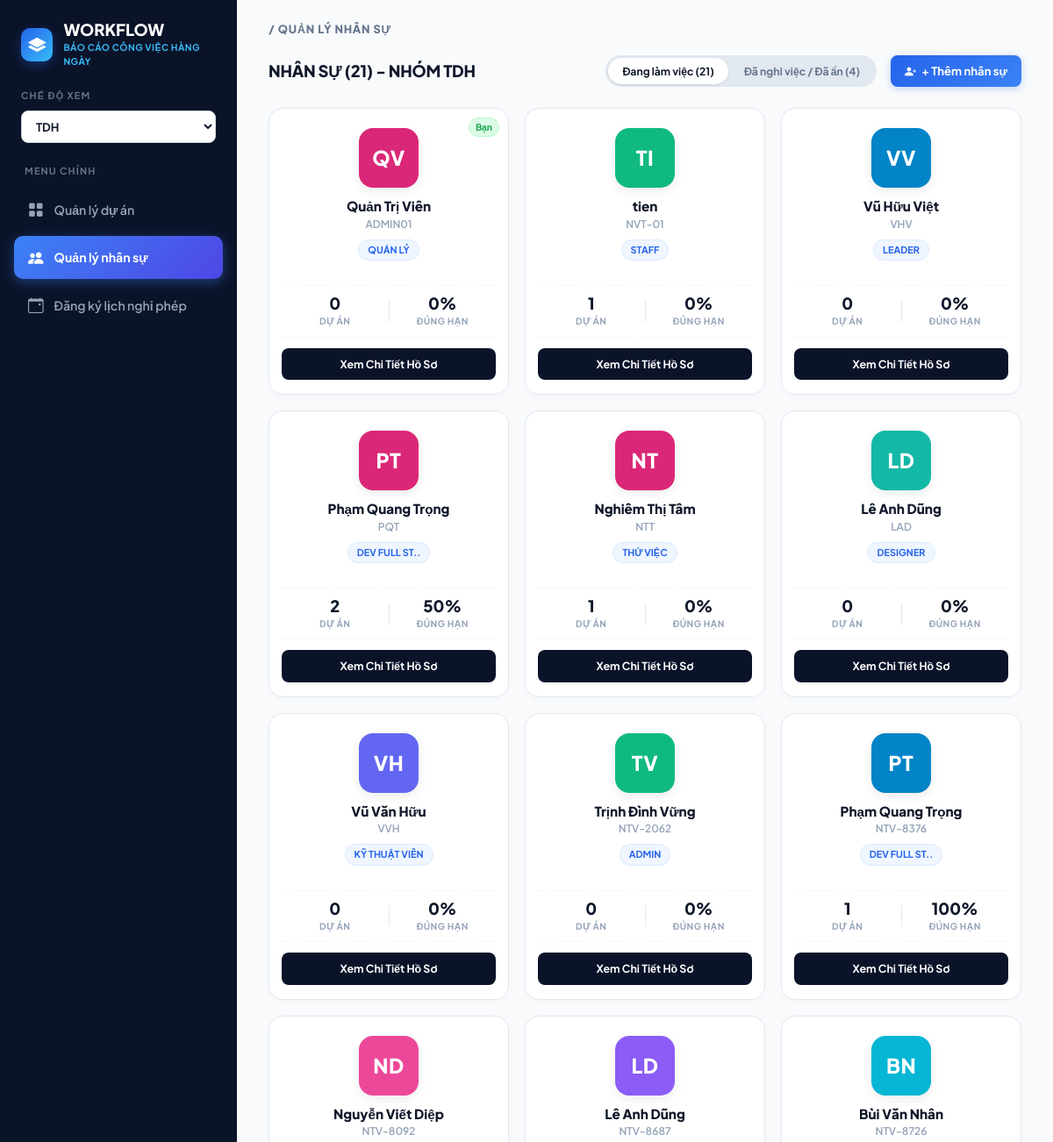
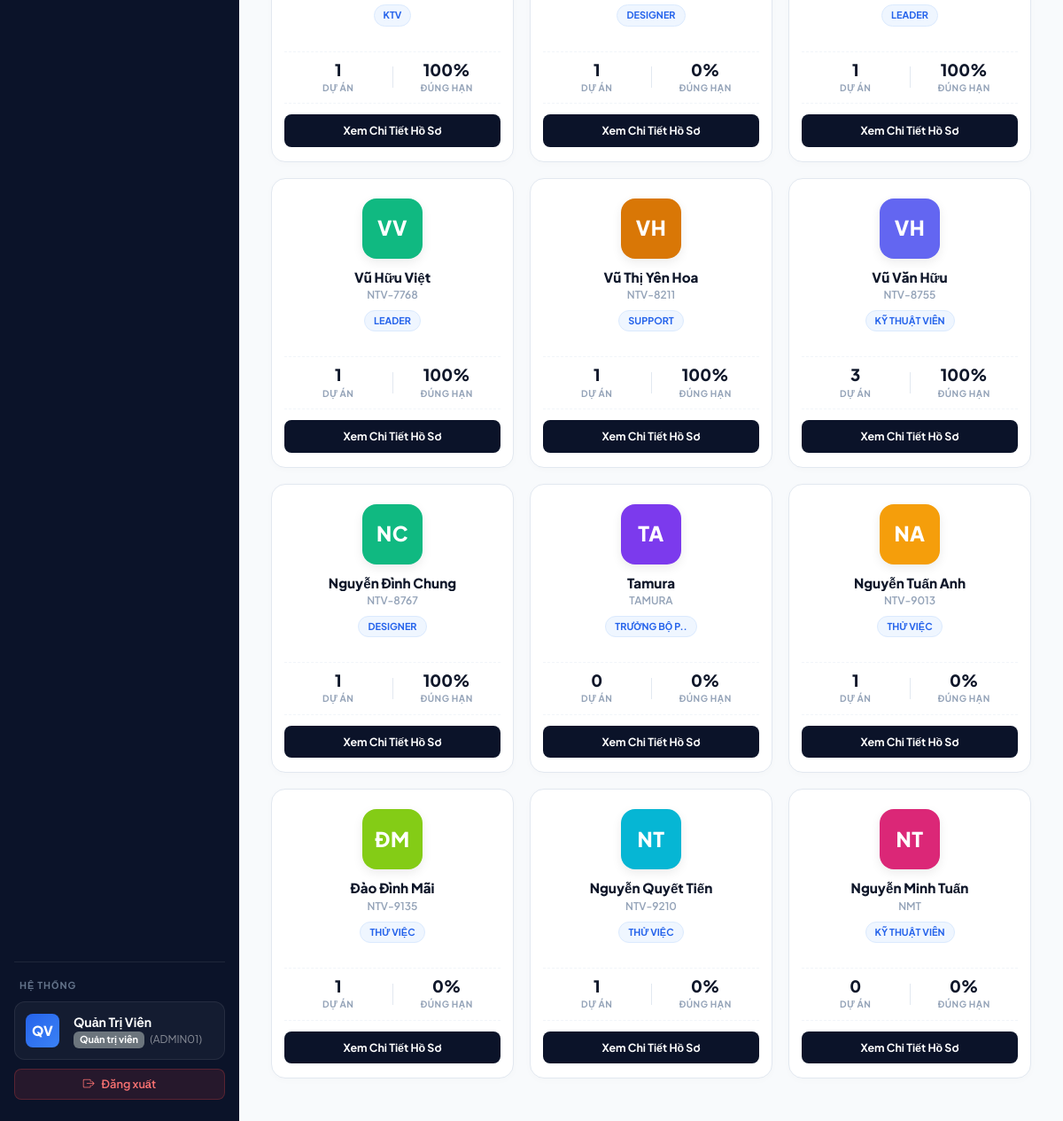
Page /admin/employees (signed in) on the committed database (2 pictures, top to bottom).
### app.py (models this page shows)
class Employee(db.Model):
    __tablename__ = 'employee'
    id = db.Column(db.Integer, primary_key=True)
    employee_code = db.Column(db.String(50), unique=True, nullable=False)
    full_name = db.Column(db.String(100), nullable=False)
    email = db.Column(db.String(100))
    phone = db.Column(db.String(20))
    emergency_phone = db.Column(db.String(50))
    position = db.Column(db.String(100))
    department = db.Column(db.String(50), nullable=False, default='TDH')  # 'TDH', 'A11A', 'LENS'
    role = db.Column(db.String(20), nullable=False, default='user')        # 'admin' hoặc 'user'
    password_hash = db.Column(db.String(200), nullable=False)
    start_date = db.Column(db.Date)
    status = db.Column(db.String(50), default='active')                    # 'active' hoặc 'inactive'

### app.py (the view, shortened to what this page needs)
@app.route('/admin/employees')
def admin_employees():
    if not session.get('employee_code'):
        return redirect(url_for('login'))
    current_user = Employee.query.filter_by(employee_code=session.get('employee_code')).first()
    if not current_user:
        session.clear()
        return redirect(url_for('login'))
    is_admin = (session.get('role') == 'admin')
    if is_admin:
        selected_dept = request.args.get('dept', 'TDH')
        if selected_dept not in ['TDH', 'A11A', 'LENS']:
            selected_dept = 'TDH'
    current_tab = request.args.get('tab', 'active')
    if current_tab not in ['active', 'inactive']:
        current_tab = 'active'
    all_dept_employees = Employee.query.filter_by(department=selected_dept).all()
    active_employees = []
    inactive_employees = []
    for emp in all_dept_employees:
        emp_tasks = Task.query.filter_by(employee_code=emp.employee_code).all()
        emp.total_tasks = len(emp_tasks)
        emp.completed_tasks = sum(1 for t in emp_tasks if t.status == 'Đã hoàn thành')
        emp.on_time_pct = round((emp.completed_tasks / emp.total_tasks * 100)) if emp.total_tasks > 0 else 0
        emp.initials = get_initials(emp.full_name)
        emp.avatar_color = get_avatar_color(emp.employee_code + emp.full_name)
        pos = (emp.position or '').strip()
        emp.position_short = (pos[:11] + '..') if len(pos) > 13 else pos
        emp.start_date_formatted = emp.start_date.strftime('%d/%m/%Y') if emp.start_date else 'Chưa cập nhật'
        if emp.status == 'inactive':
            inactive_employees.append(emp)
        else:
            active_employees.append(emp)
    admin_initials = get_initials(current_user.full_name)
    return render_template(
        'admin_employees.html',
        active_employees=active_employees,
        inactive_employees=inactive_employees,
        employees=active_employees,  # Tương thích ngược nếu còn biến cũ
        current_tab=current_tab,
        selected_dept=selected_dept,
        admin_initials=admin_initials,
        current_user=current_user,
        is_admin=is_admin,
        active_page='employees'
    )

### app.py (called while the page is built)
def get_avatar_color(text):
    if not text:
        return '#3b82f6'
    return AVATAR_COLORS[sum(ord(c) for c in str(text)) % len(AVATAR_COLORS)]

def get_initials(name):
    if not name:
        return 'NV'
    parts = name.strip().split()
    if len(parts) >= 2:
        return (parts[0][0] + parts[-1][0]).upper()
    return name[:2].upper()

### templates/admin_employees.html (shortened to what this page needs)
<!DOCTYPE html>
<html lang="vi">
<head>
    <link href="https://cdn.jsdelivr.net/npm/bootstrap@5.3.0/dist/css/bootstrap.min.css" rel="stylesheet">
    <link rel="stylesheet" href="https://cdn.jsdelivr.net/npm/bootstrap-icons@1.11.3/font/bootstrap-icons.min.css">
</head>
<body>
    {% if is_admin %}
        {% include 'sidebar_admin.html' %}
    {% else %}
        {% include 'sidebar_user.html' %}
    {% endif %}
    <main class="main-wrapper">
        <div class="breadcrumb-tag">/ QUẢN LÝ NHÂN SỰ</div>
        <div class="page-header-row">
            <h1 class="page-header-title" id="pageHeaderTitle">
                {% if current_tab == 'inactive' %}
                NHÂN SỰ ({{ inactive_employees|length }}) - NHÓM {{ selected_dept }}
                {% else %}
                NHÂN SỰ ({{ active_employees|length }}) - NHÓM {{ selected_dept }}
                {% endif %}
            </h1>
            <div class="d-flex align-items-center gap-3">
                <div class="filter-pills-group">
                    <button class="pill-tab {% if current_tab != 'inactive' %}active{% endif %}" id="tabActiveBtn" type="button" onclick="switchEmpTab('active')">
                        Đang làm việc ({{ active_employees|length }})
                    </button>
                    <button class="pill-tab {% if current_tab == 'inactive' %}active{% endif %}" id="tabInactiveBtn" type="button" onclick="switchEmpTab('inactive')">
                        Đã nghỉ việc / Đã ẩn ({{ inactive_employees|length }})
                    </button>
                </div>
                {% if is_admin %}
                <button type="button" class="btn-add-emp {% if current_tab == 'inactive' %}d-none{% endif %}" id="btnAddEmpHeader" data-bs-toggle="modal" data-bs-target="#addEmployeeModal">
                    <i class="bi bi-person-plus-fill"></i>
                    <span>+ Thêm nhân sự</span>
                </button>
                {% endif %}
            </div>
        </div>
        <div class="emp-grid" id="activeEmpGrid" {% if current_tab == 'inactive' %}style="display: none;"{% endif %}>
            {% for emp in active_employees %}
            <div class="emp-card">
                {% if emp.employee_code == current_user.employee_code %}
                <span class="badge-self">Bạn</span>
                {% endif %}
                <div class="emp-avatar-box" style="background-color: {{ emp.avatar_color }};">
                    {{ emp.initials }}
                </div>
                <div class="emp-name text-truncate" title="{{ emp.full_name }}">{{ emp.full_name }}</div>
                <div class="emp-code">{{ emp.employee_code }}</div>
                <div class="mb-3">
                    <span class="emp-pos-badge text-truncate" title="{{ emp.position or 'NHÂN VIÊN' }}">
                        {{ emp.position_short or 'NHÂN VIÊN' }}
                    </span>
                </div>
                <div class="emp-stats-row">
                    <div class="emp-stat-col">
                        <div class="stat-number">{{ emp.total_tasks }}</div>
                        <div class="stat-sub">DỰ ÁN</div>
                    </div>
                    <div class="emp-stat-col">
                        <div class="stat-number">{{ emp.on_time_pct }}%</div>
                        <div class="stat-sub">ĐÚNG HẠN</div>
                    </div>
                </div>
                <button type="button" class="btn-detail-profile"
                    onclick="viewProfile('{{ emp.id }}', '{{ emp.employee_code }}', '{{ emp.full_name }}', '{{ emp.email or '' }}', '{{ emp.phone or '' }}', '{{ emp.emergency_phone or '' }}', '{{ emp.position or '' }}', '{{ emp.department or '' }}', '{{ emp.role }}', '{{ emp.start_date.strftime('%Y-%m-%d') if emp.start_date else '' }}', '{{ emp.total_tasks }}', '{{ emp.on_time_pct }}', 'active')">
                    Xem Chi Tiết Hồ Sơ
                </button>
            </div>
            {% endfor %}
        </div>
    </main>
</body>
</html>
</body>
</html>

### templates/sidebar_admin.html (shortened to what this page needs)
<aside class="sidebar">
    <div>
        <div class="brand-box">
            <div class="brand-icon">
                <i class="bi bi-layers-fill"></i>
            </div>
            <div>
                <div class="brand-title">WORKFLOW</div>
                <div class="brand-subtitle">BÁO CÁO CÔNG VIỆC HÀNG NGÀY</div>
            </div>
        </div>
        <div class="mode-container">
            <div class="mode-label">CHẾ ĐỘ XEM</div>
            <select class="mode-select" id="adminDeptSelector" onchange="switchAdminDept(this.value)">
                <option value="TDH" {% if selected_dept == 'TDH' %}selected{% endif %}>TDH</option>
            </select>
        </div>
        <div class="menu-label">MENU CHÍNH</div>
        <nav class="nav flex-column">
            {% set is_projects_active = (active_page == 'projects' or request.endpoint in ['admin_dashboard', 'admin_reports'] or request.path in ['/admin', '/projects', '/admin/reports']) %}
            <a href="{{ url_for('admin_dashboard') }}?dept={{ selected_dept or 'TDH' }}" class="nav-link-custom {{ 'active' if is_projects_active else '' }}">
                <i class="bi bi-grid-fill"></i>
                <span>Quản lý dự án</span>
            </a>
            {% set is_employees_active = (active_page == 'employees' or request.endpoint == 'admin_employees' or request.path.startswith('/admin/employees')) %}
            <a href="{{ url_for('admin_employees') }}?dept={{ selected_dept or 'TDH' }}" class="nav-link-custom {{ 'active' if is_employees_active else '' }}">
                <i class="bi bi-people-fill"></i>
                <span>Quản lý nhân sự</span>
            </a>
            {% set is_leave_active = (active_page == 'leave_calendar' or request.endpoint == 'leave_calendar' or request.path.startswith('/leave-calendar')) %}
            <a href="{{ url_for('leave_calendar') }}?dept={{ selected_dept or 'TDH' }}" class="nav-link-custom {{ 'active' if is_leave_active else '' }}">
                <i class="bi bi-calendar-event"></i>
                <span>Đăng ký lịch nghỉ phép</span>
            </a>
        </nav>
    </div>
    <div class="system-footer">
        <div class="system-label">HỆ THỐNG</div>
        <div class="user-card d-flex align-items-center gap-3">
            <div class="user-avatar">
                {{ admin_initials or (session.get('full_name', 'AD')[:2]|upper) }}
            </div>
            <div class="overflow-hidden">
                <div class="text-white fw-bold text-truncate" style="font-size: 0.88rem;">{{ session.get('full_name') or 'Quản Trị Viên' }}</div>
                <div class="text-muted text-truncate" style="font-size: 0.75rem;">
                    <span class="badge bg-secondary" style="font-size: 0.68rem;">Quản trị viên</span>
                    <span class="ms-1 text-white-50">({{ session.get('employee_code') or 'ADMIN01' }})</span>
                </div>
            </div>
        </div>
        <a href="{{ url_for('logout') }}" class="logout-btn">
            <i class="bi bi-box-arrow-right"></i>
            <span>Đăng xuất</span>
        </a>
    </div>
</aside>

### templates/admin_employees.html (style rules this page uses)
* { font-family: 'Plus Jakarta Sans', sans-serif; box-sizing: border-box; }
body { background-color: #f8fafc; color: #1e293b; min-height: 100vh; margin: 0; overflow-x: hidden; }
.main-wrapper { margin-left: 270px; padding: 24px 36px 48px; min-height: 100vh; }
.breadcrumb-tag { font-size: 0.8rem; font-weight: 800; color: #64748b; letter-spacing: 0.8px; margin-bottom: 20px; }
.page-header-row { display: flex; align-items: center; justify-content: space-between; flex-wrap: wrap; gap: 16px; margin-bottom: 24px; }
.page-header-title { font-size: 1.15rem; font-weight: 800; color: #0f172a; letter-spacing: -0.2px; margin: 0; text-transform: uppercase; }
.filter-pills-group { display: inline-flex; background: #e2e8f0; border-radius: 30px; padding: 3px; gap: 2px; }
.pill-tab { border: none; background: transparent; font-size: 0.76rem; font-weight: 700; color: #64748b; padding: 6px 16px; border-radius: 25px; cursor: pointer; transition: all 0.15s ease; text-decoration: none; }
.pill-tab.active { background: #ffffff; color: #0f172a; box-shadow: 0 1px 3px rgba(0,0,0,0.1); }
.btn-add-emp { background: linear-gradient(135deg, #2563eb, #3b82f6); color: #ffffff; font-weight: 700; font-size: 0.82rem; border: none; border-radius: 8px; padding: 8px 16px; display: inline-flex; align-items: center; gap: 6px; box-shadow: 0 2px 8px rgba(37, 99, 235, 0.25); transition: all 0.15s ease; }
.emp-grid { display: grid; grid-template-columns: repeat(auto-fill, minmax(210px, 1fr)); gap: 18px; }
.emp-card { background: #ffffff; border: 1px solid #e2e8f0; border-radius: 16px; padding: 22px 14px 16px; text-align: center; box-shadow: 0 2px 8px rgba(0, 0, 0, 0.02); position: relative; transition: all 0.2s ease; display: flex; flex-direction: column; justify-content: space-between; }
.emp-avatar-box { width: 68px; height: 68px; border-radius: 16px; display: flex; align-items: center; justify-content: center; color: #ffffff; font-size: 1.45rem; font-weight: 800; margin: 0 auto 12px; box-shadow: 0 4px 12px rgba(0,0,0,0.08); letter-spacing: 0.5px; }
.emp-name { font-size: 0.95rem; font-weight: 800; color: #0f172a; margin-bottom: 2px; line-height: 1.2; }
.emp-code { font-size: 0.75rem; font-weight: 600; color: #94a3b8; margin-bottom: 8px; }
.emp-pos-badge { display: inline-block; padding: 3px 10px; border-radius: 20px; font-size: 0.68rem; font-weight: 700; text-transform: uppercase; background: #eff6ff; color: #2563eb; border: 1px solid #dbeafe; max-width: 90%; }
.emp-stats-row { display: flex; align-items: center; justify-content: space-around; padding: 10px 0; margin-top: 6px; margin-bottom: 12px; border-top: 1px dashed #f1f5f9; border-bottom: 1px dashed #f1f5f9; }
.emp-stat-col { flex: 1; text-align: center; }
.stat-number { font-size: 1.15rem; font-weight: 800; color: #0f172a; line-height: 1.1; }
.stat-sub { font-size: 0.64rem; font-weight: 700; color: #94a3b8; letter-spacing: 0.5px; margin-top: 2px; }
.btn-detail-profile { width: 100%; background: #0b1329; color: #ffffff; border: none; border-radius: 8px; font-size: 0.78rem; font-weight: 700; padding: 9px 0; cursor: pointer; transition: all 0.15s ease; text-decoration: none; display: inline-block; }
.badge-self { position: absolute; top: 10px; right: 10px; background: #dcfce7; color: #16a34a; border: 1px solid #bbf7d0; font-size: 0.65rem; font-weight: 700; padding: 2px 7px; border-radius: 12px; }

### rows in the picture
Employee: full_name "Quản Trị Viên", employee_code "ADMIN01", shows "Bạn", initials "QV", position "QUẢN LÝ", total_tasks "0", on_time_pct "0"
Employee: initials "TI", full_name "tien", employee_code "NVT-01", position "STAFF", total_tasks "1", on_time_pct "0"
Employee: initials "VV", full_name "Vũ Hữu Việt", employee_code "VHV", position "LEADER", total_tasks "0", on_time_pct "0"
Employee: initials "PT", full_name "Phạm Quang Trọng", employee_code "PQT", position_short "DEV FULL ST..", total_tasks "2", on_time_pct "50"
Employee: initials "NT", full_name "Nghiêm Thị Tâm", employee_code "NTT", position "THỬ VIỆC", total_tasks "1", on_time_pct "0"
Employee: initials "LD", full_name "Lê Anh Dũng", employee_code "LAD", position "DESIGNER", total_tasks "0", on_time_pct "0"
Employee: initials "VH", full_name "Vũ Văn Hữu", employee_code "VVH", position "KỸ THUẬT VIÊN", total_tasks "0", on_time_pct "0"
Employee: initials "TV", full_name "Trịnh Đình Vững", employee_code "NTV-2062", position_short "ADMIN", total_tasks "0", on_time_pct "0"
Employee: initials "PT", full_name "Phạm Quang Trọng", employee_code "NTV-8376", position_short "DEV FULL ST..", total_tasks "1", on_time_pct "100"
Employee: initials "ND", full_name "Nguyễn Viết Diệp", employee_code "NTV-8092", position "KTV", total_tasks "1", on_time_pct "100"
Employee: initials "LD", full_name "Lê Anh Dũng", employee_code "NTV-8687", position "DESIGNER", total_tasks "1", on_time_pct "0"
Employee: initials "BN", full_name "Bùi Văn Nhân", employee_code "NTV-8726", position "LEADER", total_tasks "1", on_time_pct "100"
Employee: initials "VV", full_name "Vũ Hữu Việt", employee_code "NTV-7768", position "LEADER", total_tasks "1", on_time_pct "100"
Employee: initials "VH", full_name "Vũ Thị Yên Hoa", employee_code "NTV-8211", position "SUPPORT", total_tasks "1", on_time_pct "100"
Employee: initials "VH", full_name "Vũ Văn Hữu", employee_code "NTV-8755", position "KỸ THUẬT VIÊN", total_tasks "3", on_time_pct "100"
Employee: initials "NC", full_name "Nguyễn Đình Chung", employee_code "NTV-8767", position "DESIGNER", total_tasks "1", on_time_pct "100"
Employee: initials "TA", full_name "Tamura", employee_code "TAMURA", position_short "TRƯỞNG BỘ P..", total_tasks "0", on_time_pct "0"
Employee: initials "NA", full_name "Nguyễn Tuấn Anh", employee_code "NTV-9013", position "THỬ VIỆC", total_tasks "1", on_time_pct "0"
Employee: initials "ĐM", full_name "Đào Đình Mãi", employee_code "NTV-9135", position "THỬ VIỆC", total_tasks "1", on_time_pct "0"
Employee: initials "NT", full_name "Nguyễn Quyết Tiến", employee_code "NTV-9210", position "THỬ VIỆC", total_tasks "1", on_time_pct "0"
Employee: initials "NT", full_name "Nguyễn Minh Tuấn", employee_code "NMT", position "KỸ THUẬT VIÊN", total_tasks "0", on_time_pct "0"

### other values in the picture
{{ admin_initials or (session.get('full_name', 'AD')[:2]|upper) }} "QV"
{{ active_employees|length }} "21"
{{ selected_dept }} "TDH"
{{ inactive_employees|length }} "4"
